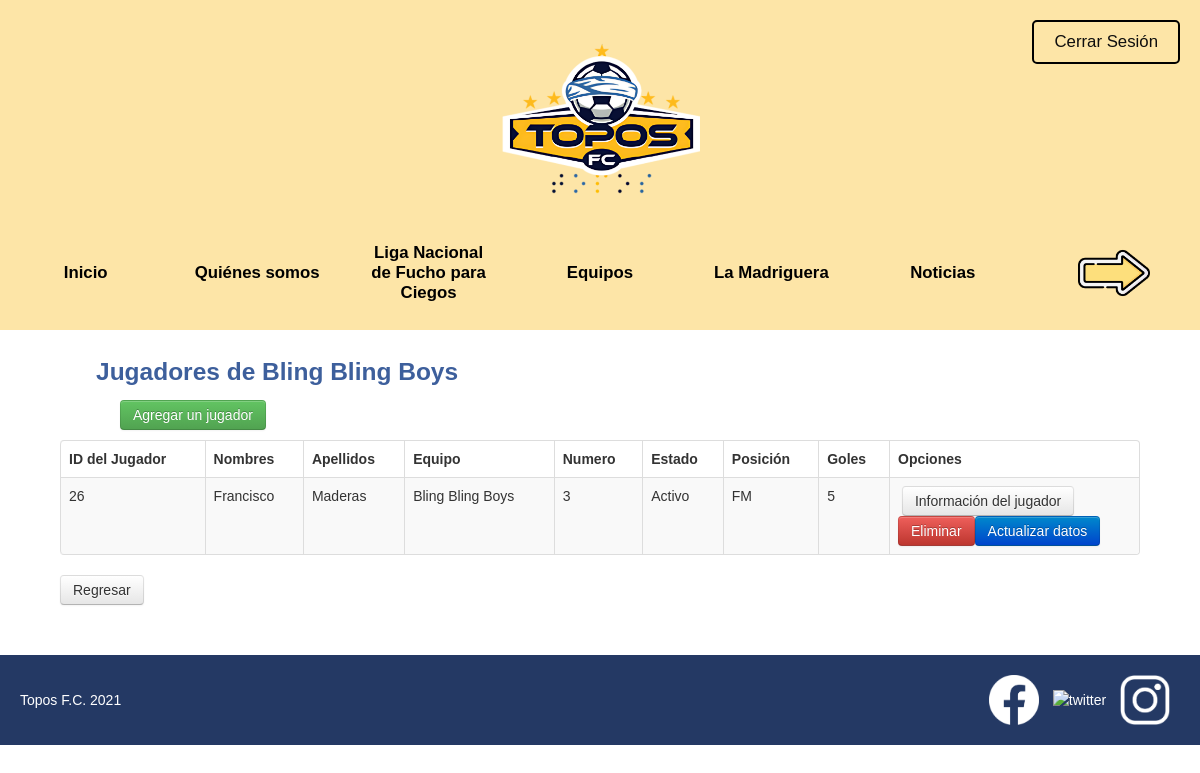
/jugadores.php?id=11 (signed in), run on the app's committed database.
### tables this page shows
CREATE TABLE `topos_equipo` (
  `idEquipo` int(11) NOT NULL,
  `nombre` varchar(40) NOT NULL,
  `creacion` year(4) NOT NULL,
  `goles_totales` int(2) NOT NULL,
  `partidos_totales` int(2) NOT NULL,
  `partidos_ganados` int(2) NOT NULL,
  `partidos_empatados` int(2) NOT NULL,
  `partidos_perdidos` int(2) NOT NULL,
  `puntos_extras` int(2) NOT NULL,
  `logo` varchar(500) NOT NULL,
  `idLiga` int(1) DEFAULT NULL
);

CREATE TABLE `topos_jugador` (
  `idJugador` int(11) NOT NULL,
  `nombres` varchar(40) NOT NULL,
  `apellidos` varchar(40) NOT NULL,
  `idEquipo` int(11) NOT NULL,
  `estado` varchar(20) NOT NULL,
  `numero` int(2) NOT NULL,
  `posicion` varchar(25) NOT NULL,
  `goles` int(2) NOT NULL
);

### jugadores.php (the view, shortened to what this page needs)
<!DOCTYPE html>
<html lang="en">
<head>
    <link href="css/bootstrap.min.css" rel="stylesheet">
    <link rel="stylesheet" href="css/style.css">
</head>
<body>
<div class="container clearfix et_menu_container">
    <nav class="navbar_container">
        <div class="header_top">
            <div class="imagen_navbar">
                <?php
                $pdo = Database::connect();
                $team_id = isset($_GET['id']) ? $_GET['id'] : null;
                $logo_url = 'images/topos_logo.png';
                if ($team_id) {
                    $sql_logo = "SELECT logo FROM topos_equipo WHERE idEquipo = ?";
                    $stmt_logo = $pdo->prepare($sql_logo);
                    $stmt_logo->execute([$team_id]);
                    $logo_url = $stmt_logo->fetchColumn() ?: $logo_url;
                }
                echo '<img src="' . htmlspecialchars($logo_url) . '" alt="Logo del equipo" onerror="setDefaultImage(this)">';
                ?>
            </div>
            <div class="iniciar_sesion">
                <a href="logout.php">Cerrar Sesión</a>
            </div>
        </div>
        <br>
        <div class="lista seccion1">
            <ul>
                <li><a href="https://toposfc.org/">Inicio</a></li>
                <li><a href="https://toposfc.org/quienes-somos/">Quiénes somos</a></li>
                <li><a href="https://toposfc.org/liga-nacional-de-futbol-para-ciegos/">Liga Nacional de Fucho para Ciegos</a></li>
                <li><a href="https://toposfc.org/equipos/">Equipos</a></li>
                <li><a href="https://toposfc.org/cdc_la_madriguera/">La Madriguera</a></li>
                <li><a href="https://toposfc.org/noticias/">Noticias</a></li>
                <li class="flecha"><a href="#seccion2"><img src="images/flecha_abajo.png" alt="Cambio de menú"></a></li>
            </ul>
        </div>
    </nav>
</div>
<div id="divInicial">
<div class="container">
    <div class="bootstrap-section">
    <div class="row">
        <?php
        $team_name = '';
        if ($team_id) {
            $sql_team = "SELECT nombre FROM topos_equipo WHERE idEquipo = ?";
            $stmt_team = $pdo->prepare($sql_team);
            $stmt_team->execute([$team_id]);
            $team_name = $stmt_team->fetchColumn();
        }
        echo '<h3>Jugadores de ' . htmlspecialchars($team_name) . '</h3>';
        ?>
        <br>
    </div>
    <div class="row">
        <p>
            <a href="#" class="btn btn-success" onclick="openAddPlayerModal(<?php echo htmlspecialchars($team_id); ?>)">Agregar un jugador</a>
        </p>
        <table class="table table-striped table-bordered">
            <thead>
            <tr>
                <th>ID del Jugador</th>
                <th>Nombres</th>
                <th>Apellidos</th>
                <th>Equipo</th>
                <th>Numero</th>
                <th>Estado</th>
                <th>Posición</th>
                <th>Goles</th>
                <th>Opciones</th>
            </tr>
            </thead>
            <tbody>
            <?php
            $sql = "SELECT j.idJugador, j.nombres, j.apellidos, e.nombre AS nombre_equipo, j.numero, j.estado, j.posicion, j.goles
                FROM topos_jugador j
                INNER JOIN topos_equipo e ON j.idEquipo = e.idEquipo
                WHERE j.idEquipo = ?";
            $stmt = $pdo->prepare($sql);
            $stmt->execute([$team_id]);
            foreach ($stmt as $row) {
                echo '<tr>';
                echo '<td>'. htmlspecialchars($row['idJugador']) . '</td>';
                echo '<td>'. htmlspecialchars($row['nombres']) . '</td>';
                echo '<td>'. htmlspecialchars($row['apellidos']) . '</td>';
                echo '<td>'. htmlspecialchars($row['nombre_equipo']) . '</td>';
                echo '<td>'. htmlspecialchars($row['numero']) . '</td>';
                echo '<td>'. htmlspecialchars($row['estado']) . '</td>';
                echo '<td>'. htmlspecialchars($row['posicion']) . '</td>';
                echo '<td>'. htmlspecialchars($row['goles']) . '</td>';
                echo '<td width=250>';
                echo '<a class="btn" href="#" onclick="openShowPlayerModal('.htmlspecialchars($row['idJugador']).')">Información del jugador</a>';
                echo '<a class="btn btn-danger" href="deleteJugadores.php?id='.htmlspecialchars($row['idJugador']).'">Eliminar</a>';
                echo '<a class="btn btn-primary" href="#" onclick="openUpdatePlayerModal('.htmlspecialchars($row['idJugador']).')">Actualizar datos</a>';
                echo '</tr>';
            }
            ?>
            </tbody>
        </table>
        <a class="btn" href="admin.php">Regresar</a>
    </div>
    </div>
</div>
</div>
<footer class="footer">
    <div class="left-content">Topos F.C. 2021</div>
    <div class="right-content">
        <img src="images/facebook-icon-white-png.png" alt="facebook">
        <img src="images/twitter_logo_thin_icon_171449.png" alt="twitter">
        <img src="images/IG-white-instagram-logo-transparent-background-7740.png" alt="instagram">
    </div>
</footer>
</body>
</html>

### css/style.css (style rules this page uses)
* { margin: 0; padding: 0; box-sizing: border-box; }
html, body { overflow-x: hidden; }
body { background-color: #FFFFFF; font-family: 'Allerta', Helvetica, Arial, Lucida, sans-serif; }
h1, h2, h3, h4 { color: #3D5F9C; font-family: 'Allerta', Helvetica, Arial, Lucida, sans-serif; padding-left: 3vw; padding-right: 3vw; padding-bottom: 1px; }
p { text-align: justify; padding-left: 5vw; padding-right: 5vw; }
a { font-style: inherit; padding-left: 5vw; padding-right: 5vw; }
ul { list-style-type: disc; padding-left: 5vw; padding-right: 5vw; }
.container { position: relative; width: 100%; }
.row { padding-left: 60px; }
.navbar_container { background-color: #fde5a7; width: 100vw; padding: 10px 0; display: flex; flex-direction: column; align-items: center; position: relative; }
.header_top { width: 100%; display: flex; justify-content: center; align-items: center; position: relative; padding: 10px; }
.iniciar_sesion { font-size: 1.2em; padding: 10px 20px; cursor: pointer; border: 2px solid #000; border-radius: 5px; transition: background-color 0.3s, transform 0.3s, color 0.3s; position: absolute; right: 20px; top: 10px; }
.iniciar_sesion a { font-style: normal; padding-left: 0; padding-right: 0; text-decoration: none; color: #0e0e0e; }
.imagen_navbar { text-align: center; width: 100%; }
.imagen_navbar img { max-height: 200px; }
.lista { width: 100%; text-align: center; transition: opacity 0.5s ease-in-out, transform 0.5s ease-in-out; opacity: 0; transform: translateY(-20px); display: none; justify-content: space-around; align-items: center; height: 70px; }
.lista.active { display: flex; animation: fadeIn 0.5s ease-in-out forwards; }
nav ul { list-style-type: none; padding: 0; margin: 0; display: flex; justify-content: space-around; align-items: center; width: 100%; }
nav ul li { margin: 0 10px; text-align: center; max-width: 150px; white-space: pre-wrap; flex: 1; }
nav ul li a { text-decoration: none; color: black; padding: 10px; font-size: 1.2em; font-weight: bold; transition: color 0.3s, transform 0.3s; display: inline-block; line-height: 1.2em; margin-bottom: 2vw; }
nav ul li.flecha a { font-size: 1.5em; }
.footer { background-color: #243964; color: white; padding: 20px; display: flex; width: 100%; margin-top: 50px; justify-content: space-between; align-items: center; }
.left-content { flex: 1; }
.right-content img { width: 50px; height: auto; margin-right: 10px; }
.flecha img { width: 6vw; height: auto; }
.reservation-wrapper h1, h2, h3, h4 { padding-top: 10px; padding-left: 3vw; padding-right: 0vw; padding-bottom: 1vw; margin-top: 1vw; margin-bottom: -2vw; text-align: left; }
#divInicial { padding-left: 20px; padding-right: 60px; }

### data on the page
topos_equipo: nombre "Bling Bling Boys"
topos_jugador: idJugador "26", nombres "Francisco", apellidos "Maderas", idEquipo.nombre "Bling Bling Boys", numero "3", estado "Activo", posicion "FM", goles "5"
